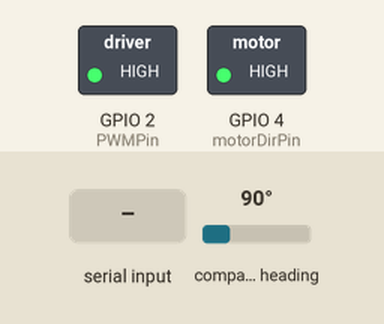
Bench run of a program on a simulated ESP32. On the bench: switched loads named in the program (green lamp = pin HIGH). Wiring (inferred from the names in the program): HMC5883L compass at I2C address 0x1E; MPU-6050 motion sensor at I2C address 0x68. The test bench sets the inputs (shaded band); at power-on: compass heading 90°. Nothing arrives over Bluetooth unless stated; what the program prints to the serial monitor is not drawn.

Above: at 3.4 s.
3.5 s: compass heading set to 7°
At 4.08 s:
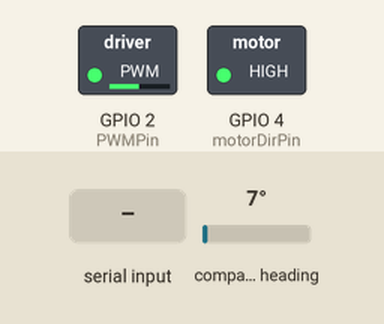
6.5 s: "stop\n" received over the second serial link
8.1 s: "start\n" received over the second serial link
At 8.67 s:
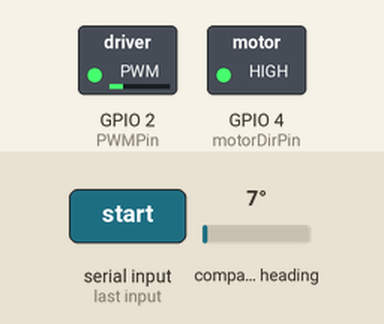
11.1 s: compass heading set to 269°
At 11.52 s:
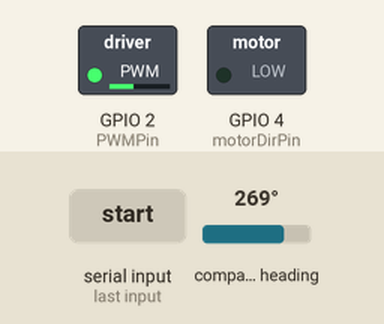
14.1 s: compass heading set to 352°
17.1 s: compass heading set to 180°
At 18.2 s:
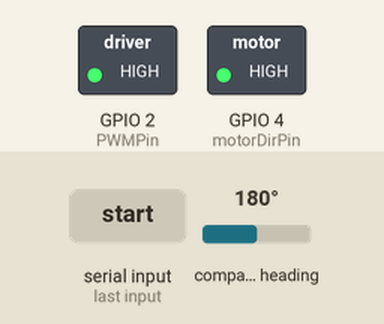
Timing chart, 0 to 19.6 s (numbered marks = the images above; inputs shaded):
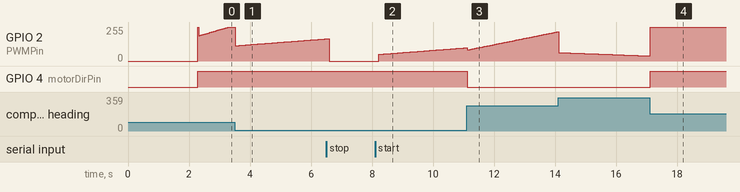

The program:

main.cpp
```cpp
#include "arduino.h"
#include "esp_timer.h"
#include "math.h"
#include "freertos/FreeRTOS.h"
#include "freertos/task.h"
#include "freertos/semphr.h"
#include "BluetoothSerial.h"
#include <I2C.h>

#define serial Serial2.print
#define serialln Serial2.println

// Check if Bluetooth is available
#if !defined(CONFIG_BT_ENABLED) || !defined(CONFIG_BLUEDROID_ENABLED)
#error Bluetooth is not enabled! Please run `make menuconfig` to and enable it
#endif

// Check Serial Port Profile
#if !defined(CONFIG_BT_SPP_ENABLED)
#error Serial Port Profile for Bluetooth is not available or not enabled. It is only available for the ESP32 chip.
#endif

struct PIDData
{
  // Set the desired angle (radians) and define desired X and Y koordinates
  double desiredAngle = 0;
  double desiredX;
  double desiredY;
  double sensorX;
  double sensorY;

  double dotproduct;

  double lenOfxy;

  double angle;

  double angleTo0;

  double crossproduct;

  // PID-controller Constants and variables
  const double KP = 5.73, KI = 2, KD = 0;

  double P, I = 0, D;
  double sensorAngle;
  double error = 0;
  double lastError;
  double PIDOutput;
  double PIDOutput2;

  // Time
  double dt;
  double startTime = 0;
  double currentTime;

  double delayPeriod = 30 * 1e-3; // Time in microseconds (which is converted from milliseconds*/1000)

  // Pwm converting values
  double Vmaks = 9;
  double PWMToMotor;
  const double resolution = 12;
  const double PWMmaks = (int)(pow(2, resolution) - 1);
  const int8_t pwmChannel = 0;
};

// set pins
const int motorDirPin = 4;
const int PWMPin = 2;

// opret navm og bluetooth seriel kommunikation
String device_name = "ESD-213-esp32";
BluetoothSerial SerialBT;

// struct til kopi af data
struct BTSendData
{
  double rad;
  double angle;
  double error;
  int PWMfromMotor;
  bool started = true;
};

// Boolean to check if the program is started
bool started = true;

// The mutexes are initialised.
SemaphoreHandle_t radBTMutex = NULL;
SemaphoreHandle_t angleBTMutex = NULL;
SemaphoreHandle_t errorBTMutex = NULL;
SemaphoreHandle_t PWMfromMotorBTMutex = NULL;
SemaphoreHandle_t startedBTMutex = NULL;

// init struct for mag data
struct MagData myMagData;
struct BTSendData btSend;
struct PIDData pidData;

// RecibeTaskVariables
double deg;
String angleCmd;

void btReceiveTask(void *pv0)
{
  while (1)
  {

    if (SerialBT.hasClient())
    {
      if (SerialBT.available())
      {
        // Læs op til newline og fjern mellemrum
        angleCmd = SerialBT.readStringUntil('\n');
        angleCmd.trim();

        // Konverter til double
        deg = angleCmd.toDouble();

        // Tjek for gyldigt tal (inkl. "0")
        if (!angleCmd.isEmpty() && (deg != 0 || angleCmd == "0"))
        {

          if (xSemaphoreTake(radBTMutex, pdMS_TO_TICKS(20)) == pdTRUE)
          {
            btSend.rad = deg * M_PI / 180.0;
            // Udskriv modtaget vinkel eller ugyldig vinkel
            SerialBT.println("Modtaget vinkel: " + String(deg) + "° (" + String(btSend.rad, 3) + " rad)");
            xSemaphoreGive(radBTMutex);
          }
        }
        else if (angleCmd == "start")
        {

          if (xSemaphoreTake(startedBTMutex, pdMS_TO_TICKS(10)) == pdTRUE)
          {
            btSend.started = true;
            xSemaphoreGive(startedBTMutex);
          }
        }
        else if (angleCmd == "stop")
        {
          if (startedBTMutex != NULL)
          {
            if (xSemaphoreTake(startedBTMutex, pdMS_TO_TICKS(10)) == pdTRUE)
            {
              btSend.started = false;
              xSemaphoreGive(startedBTMutex);
            }
          }
        }
        else
        {
          SerialBT.println("Ugyldig kommando: '" + angleCmd + "'");
          SerialBT.println("Prøv at indtaste en vinkel i grader eller 'start' og 'stop'");
        }
      }
    }
    vTaskDelay(pdMS_TO_TICKS(100));
  }
}

void btSendTask(void *pv1)
{
  while (1)
  {

    if (SerialBT.hasClient())
    {
      if (angleBTMutex != NULL)
      {
        if (xSemaphoreTake(angleBTMutex, pdMS_TO_TICKS(10)) == pdTRUE)
        {
          SerialBT.println("aktuel vinkel: " + String(btSend.angle, 2) + "°");
          xSemaphoreGive(angleBTMutex);
        }
      }
      if (errorBTMutex != NULL)
      {
        if (xSemaphoreTake(errorBTMutex, pdMS_TO_TICKS(10)) == pdTRUE)
        {
          SerialBT.println("aktuel fejl: " + String((btSend.error * (180 / M_PI)), 2) + "°");
          xSemaphoreGive(errorBTMutex);
        }
      }
      if (PWMfromMotorBTMutex != NULL)
      {
        if (xSemaphoreTake(PWMfromMotorBTMutex, pdMS_TO_TICKS(10)) == pdTRUE)
        {
          SerialBT.println("PWM: " + String(btSend.PWMfromMotor));
          xSemaphoreGive(PWMfromMotorBTMutex);
        }
      }

      SerialBT.println(" ");
    }
    vTaskDelay(pdMS_TO_TICKS(2000));
  }
}

void PIDMotorTask(void *pv2)
{
  while (1)
  {
    // Mutex for the btsend data and check if its started or not.

    if (xSemaphoreTake(startedBTMutex, 0) == pdTRUE)
    {
      started = btSend.started;
      xSemaphoreGive(startedBTMutex);
    }

    if (!started)
    {
      ledcWrite(pidData.pwmChannel, 0);
      pidData.I = 0;
      pidData.startTime = esp_timer_get_time() * 1e-6;
    }
    if (started)
    {
      // The difference in time since last time the PID ran
      pidData.currentTime = esp_timer_get_time() * 1e-6;
      pidData.dt = pidData.currentTime - pidData.startTime;
      pidData.startTime = esp_timer_get_time() * 1e-6;

      if (xSemaphoreTake(radBTMutex, 0) == pdTRUE)
      {
        pidData.desiredAngle = btSend.rad;
        xSemaphoreGive(radBTMutex);
      }

      // Convert the desired angle to coordinates
      pidData.desiredX = cos(pidData.desiredAngle);
      pidData.desiredY = sin(pidData.desiredAngle);

      // Read the magnetometer
      readMagnetometer(&myMagData);

      // Find the angle between the vector and the current angle
      pidData.sensorX = myMagData.magX; // Data from magnetometer dataX!!!
      pidData.sensorY = myMagData.magY; // Data from magnetometer dataY!!!

      pidData.dotproduct = pidData.desiredX * pidData.sensorX + pidData.desiredY * pidData.sensorY;

      pidData.lenOfxy = sqrt(pow(pidData.sensorX, 2) + pow(pidData.sensorY, 2));

      pidData.angle = acos(pidData.dotproduct / pidData.lenOfxy); // Formula acos((a ⋅ b)/(|a|*|b|)), but the length of the desired vector is 1

      pidData.angleTo0 = acos(pidData.sensorX / pidData.lenOfxy);

      // Use the crossproduct to find the direction that is the shortest
      pidData.crossproduct = pidData.sensorX * pidData.desiredY - pidData.sensorY * pidData.desiredX;

      if (xSemaphoreTake(angleBTMutex, 0) == pdTRUE)
      {
        if (-pidData.sensorY > 0)
        {
          btSend.angle = ((2 * M_PI) - pidData.angleTo0) * (180 / M_PI);
        }
        else
        {
          btSend.angle = (pidData.angleTo0) * (180 / M_PI);
        }
        xSemaphoreGive(angleBTMutex);
      }

      if (pidData.crossproduct <= 0)
      {

        if (xSemaphoreTake(errorBTMutex, 0) == pdTRUE)
        {
          btSend.error = pidData.angle;
          xSemaphoreGive(errorBTMutex);
        }
        pidData.error = pidData.angle;
      }
      else
      {

        if (xSemaphoreTake(errorBTMutex, 0) == pdTRUE)
        {
          btSend.error = -pidData.angle;
          xSemaphoreGive(errorBTMutex);
        }
        pidData.error = -pidData.angle;
      }

      // calculate the PID values based on the error (output in voltage):
      pidData.P = pidData.KP * pidData.error;
      pidData.I += pidData.KI * (pidData.error * pidData.dt);
      pidData.D = pidData.KD * ((pidData.error - pidData.lastError) / pidData.dt);


      pidData.PIDOutput = pidData.P + pidData.I + pidData.D;

      if (pidData.PIDOutput > pidData.Vmaks)
      {
        pidData.PIDOutput2 = pidData.Vmaks;
      }
      else if (pidData.PIDOutput < -pidData.Vmaks)
      {
        pidData.PIDOutput2 = -pidData.Vmaks;
      }
      else
      {
        pidData.PIDOutput2 = pidData.PIDOutput;
      }

      if (pidData.PIDOutput != pidData.PIDOutput2 && pidData.error * pidData.PIDOutput >= 0)
      {
        pidData.I -= pidData.KI * (pidData.error * pidData.dt);
      }

      if (pidData.PIDOutput2 > 0)
      {
        digitalWrite(motorDirPin, HIGH);
      }
      else
      {
        digitalWrite(motorDirPin, LOW);
      }

      pidData.PWMToMotor = (abs(pidData.PIDOutput2) / pidData.Vmaks) * pidData.PWMmaks;


        if (xSemaphoreTake(PWMfromMotorBTMutex, 0) == pdTRUE)
        {
          btSend.PWMfromMotor = pidData.PWMToMotor;
          xSemaphoreGive(PWMfromMotorBTMutex);
        }


      ledcWrite(pidData.pwmChannel, pidData.PWMToMotor); // dette fungere som analog write

      pidData.lastError = pidData.error;
    }
    vTaskDelay(pdMS_TO_TICKS(30));
  }
}

void SerialStartKom()
{
  serial("tid");
  serial(";");
  serial("xakse");
  serial(";");
  serial("yakse");
  serial(";");
  serial("zakse");
  serial(";");
  serial("fejl");
  serial(";");
  serial("spendig");
  serial(";");
  serial("PWM");
  serial(";");
  serial("intigral");
  serial(";");
  serialln("Deltat");
}

void SerialKom(struct PIDData pidData, struct MagData myMagData)
{
  serial(millis());
  serial(";");
  serial(myMagData.magX);
  serial(";");
  serial(myMagData.magY);
  serial(";");
  serial(myMagData.magZ);
  serial(";");
  serial(pidData.error, 6);
  serial(";");
  serial(pidData.PIDOutput2, 6);
  serial(";");
  serial(pidData.PWMToMotor, 6);
  serial(";");
  serial(pidData.I, 6);
  serial(";");
  serial(pidData.dt, 6);
  serialln("");
}

void setup()
{
  pinMode(motorDirPin, OUTPUT);
  pinMode(PWMPin, OUTPUT);
  ledcSetup(pidData.pwmChannel, 10000, pidData.resolution);
  ledcAttachPin(PWMPin, pidData.pwmChannel);
  pidData.lastError = 0;
  Serial.begin(115200);

  Serial2.begin(9600, SERIAL_8N1, 16, 17); // Serial2 for the serial monitor
  Wire.begin(21, 22);                      // SDA, SCL pins for I2C
  SerialBT.begin(device_name);
  initMPU(); // Initialize the MPU6050
  initHMC(); // Initialize the HMC5883L
             // SerialStartKom(); // Send the header to the serial monitor

  radBTMutex = xSemaphoreCreateMutex();
  angleBTMutex = xSemaphoreCreateMutex();
  errorBTMutex = xSemaphoreCreateMutex();
  PWMfromMotorBTMutex = xSemaphoreCreateMutex();
  startedBTMutex = xSemaphoreCreateMutex();

  if (startedBTMutex == NULL || PWMfromMotorBTMutex == NULL || errorBTMutex == NULL || angleBTMutex == NULL || radBTMutex == NULL)
  {
    Serial.println("En eller flere mutexes blev ikke oprettet korrekt.");
    while (1)
    {
    } // Stopper programmet, hvis der er fejl
  }

  xTaskCreatePinnedToCore(
      btSendTask,   // Task funktion
      "btSendTask", // Navn
      8192,         // Stack størrelse
      NULL,         // Parametre
      1,            // Prioritet
      NULL,         // Task handle
      0             // Core
  );

  xTaskCreatePinnedToCore(
      btReceiveTask,   // Task funktion
      "btReceiveTask", // Navn
      8192,            // Stack størrelse
      NULL,            // Parametre
      2,               // Prioritet
      NULL,            // Task handle
      0                // Core
  );

  xTaskCreatePinnedToCore(
      PIDMotorTask,   // Task funktion
      "PIDMotorTask", // Navn
      8192,           // Stack størrelse
      NULL,           // Parametre
      1,              // Prioritet
      NULL,           // Task handle
      1               // Core
  );


}
void loop()
{
}
```

Measured:
- after the input at 8.1 s, GPIO 2 (PWMPin): moves from 0/255 to 100/255 over 2.9 s, starting after 0.13 s
- after the input at 11.1 s, GPIO 4 (motorDirPin): HIGH → LOW at once
- after the input at 17.1 s, GPIO 4 (motorDirPin): LOW → HIGH at once
